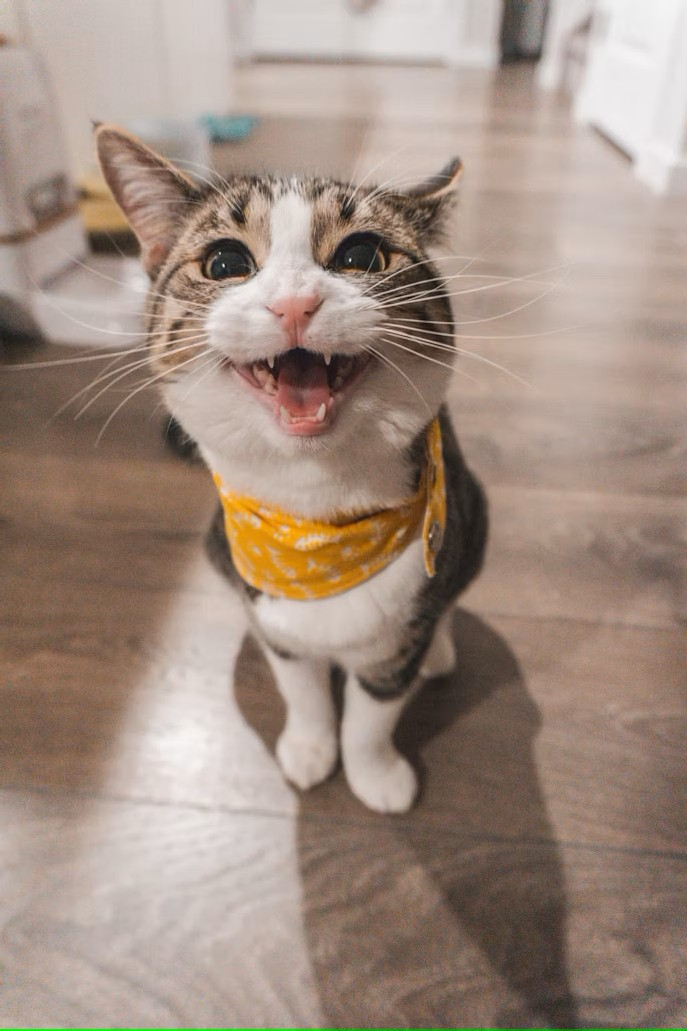
#> input picture images/photo-1543852786-1cf6624b9987.jpg, 687 x 1031 px
$ python task6_threshold.py
#> lines starting #> are read from the running program, lines starting #| are printed output that depends on the picture; after the words box and inside, x2 and y2 are one past the last pixel; in counts of white or black regions, pixels touching at a corner belong together
#> the answer given: images/photo-1543852786-1cf6624b9987.jpg
### utils.py
import cv2
import numpy as np
import os
from PIL import Image

OUT_DIR = "output"
os.makedirs(OUT_DIR, exist_ok=True)

FILTRO = [("Imágenes", "*.jpg *.jpeg *.png *.bmp *.avif *.avifs *.webp"),
          ("Todo", "*.*")]


def cargar_img(ruta, flags=cv2.IMREAD_COLOR):
#> called with ruta = 'images/photo-1543852786-1cf6624b9987.jpg', flags = 1
    img = cv2.imread(ruta, flags)
#> img is the input picture: shape (1031, 687, 3); mean B, G, R 128.3, 140.9, 160.4
    if img is not None:
        return img
    pil = Image.open(ruta)
    if flags == cv2.IMREAD_GRAYSCALE:
        return np.array(pil.convert("L"))
    return cv2.cvtColor(np.array(pil.convert("RGB")), cv2.COLOR_RGB2BGR)


def ruta_out(nombre):
    return os.path.join(OUT_DIR, nombre)


def pedir_imagen(titulo="Seleccionar imagen"):
    import tkinter as tk
    from tkinter import filedialog
    root = tk.Tk()
    root.withdraw()
    ruta = filedialog.askopenfilename(title=titulo, filetypes=FILTRO)
    root.destroy()
    return ruta

### task6_threshold.py
"""
Tarea 6 – Umbral binario interactivo
Mueve el deslizador para ajustar el umbral. Q para guardar y salir.
"""
import cv2
import numpy as np
from utils import cargar_img, ruta_out, pedir_imagen


def run(ruta, umbral_inicial=127):
    img_color = cargar_img(ruta)
    gris = cv2.cvtColor(img_color, cv2.COLOR_BGR2GRAY)
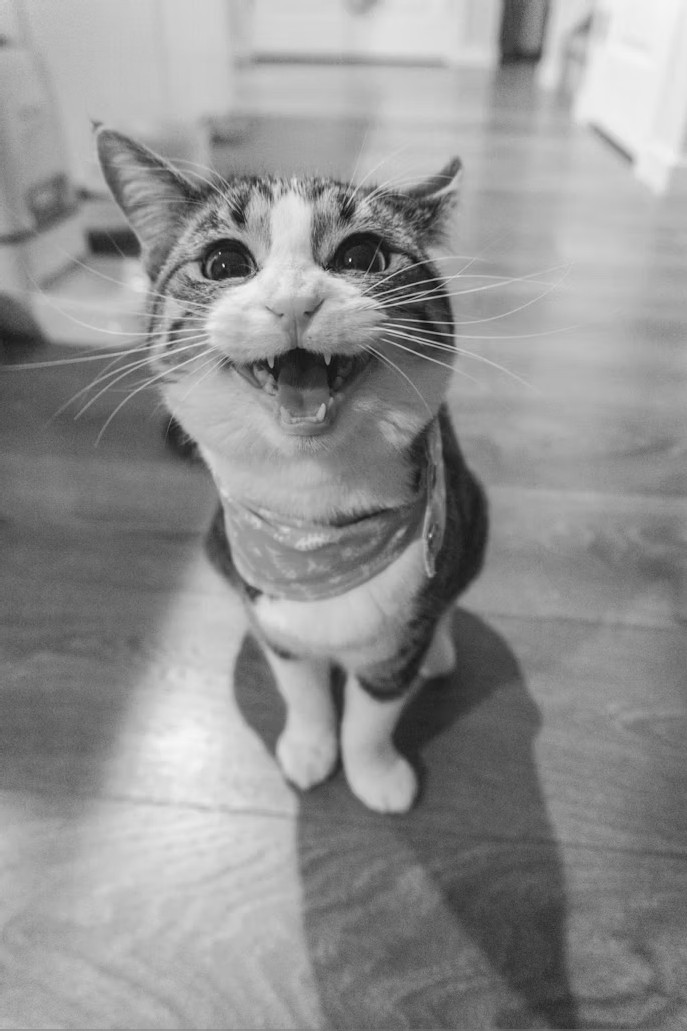
#> gris: shape (1031, 687); min 15, max 246, mean 145.3

    TITULO = "Tarea 6 · Umbral binario  |  Q = guardar y salir"
    cv2.namedWindow(TITULO, cv2.WINDOW_NORMAL)
    cv2.createTrackbar("Umbral", TITULO, umbral_inicial, 255, lambda _: None)

    while True:
        t = cv2.getTrackbarPos("Umbral", TITULO)
        _, binaria = cv2.threshold(gris, t, 255, cv2.THRESH_BINARY)
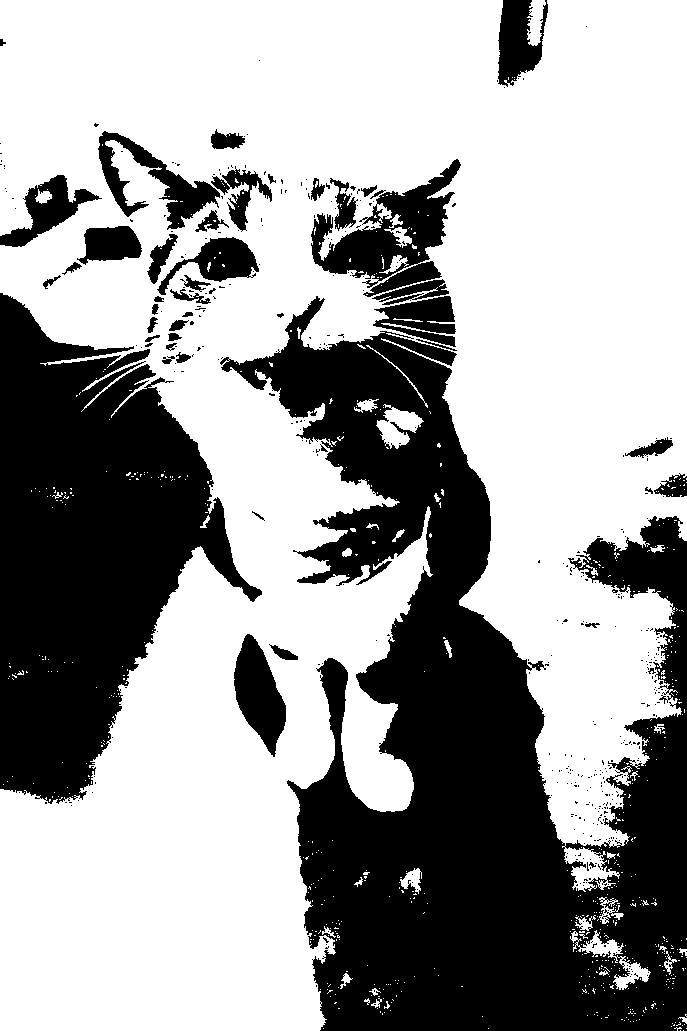
#> binaria: shape (1031, 687); 62.5% white; 446 black regions (399 under 20 px), largest, box (x1, y1, x2, y2) and area: (220, 296, 687, 1031) 156877, (0, 293, 262, 804) 73689, (311, 159, 461, 297) 8299

        # Mostrar original en grises y resultado lado a lado
        lado = np.hstack([gris, binaria])
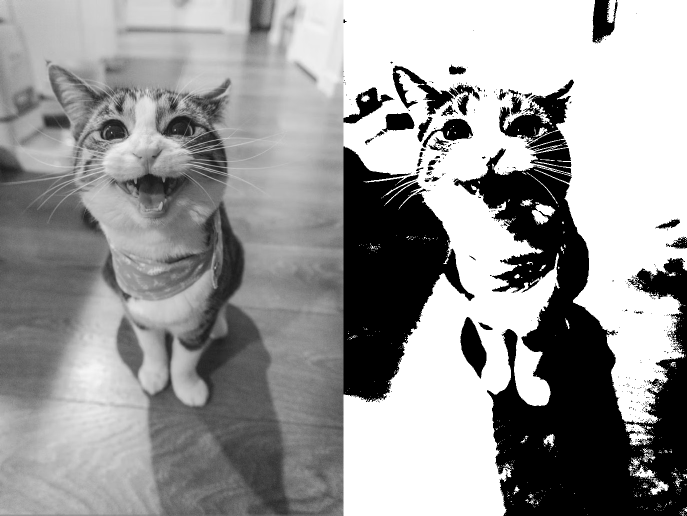
#> lado: shape (1031, 1374) (shown at 1/2 size); min 0, max 255, mean 152.3
        cv2.putText(lado, "Original (gris)", (10, 30),
                    cv2.FONT_HERSHEY_SIMPLEX, 0.7, 180, 2)
#> lado: shape (1031, 1374); 0.08% of pixels changed, all inside (x1, y1, x2, y2) = (11, 12, 161, 37)
        cv2.putText(lado, f"Binaria (umbral={t})", (gris.shape[1] + 10, 30),
                    cv2.FONT_HERSHEY_SIMPLEX, 0.7, 180, 2)
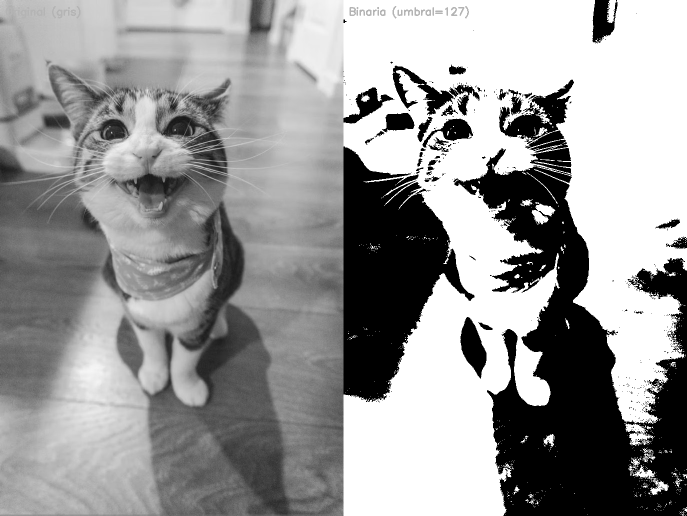
#> lado: shape (1031, 1374) (shown at 1/2 size); min 0, max 255, mean 152.2
        cv2.imshow(TITULO, lado)

        tecla = cv2.waitKey(30) & 0xFF
#> (key q is pressed here)
        if tecla in (ord('q'), 27):
            cv2.imwrite(ruta_out("umbral_binario.png"), binaria)
            print(f"Guardado con umbral={t} → output/umbral_binario.png")
            break

    cv2.destroyAllWindows()


if __name__ == "__main__":
    ruta = pedir_imagen("Seleccionar imagen")
    if ruta:
        run(ruta)
